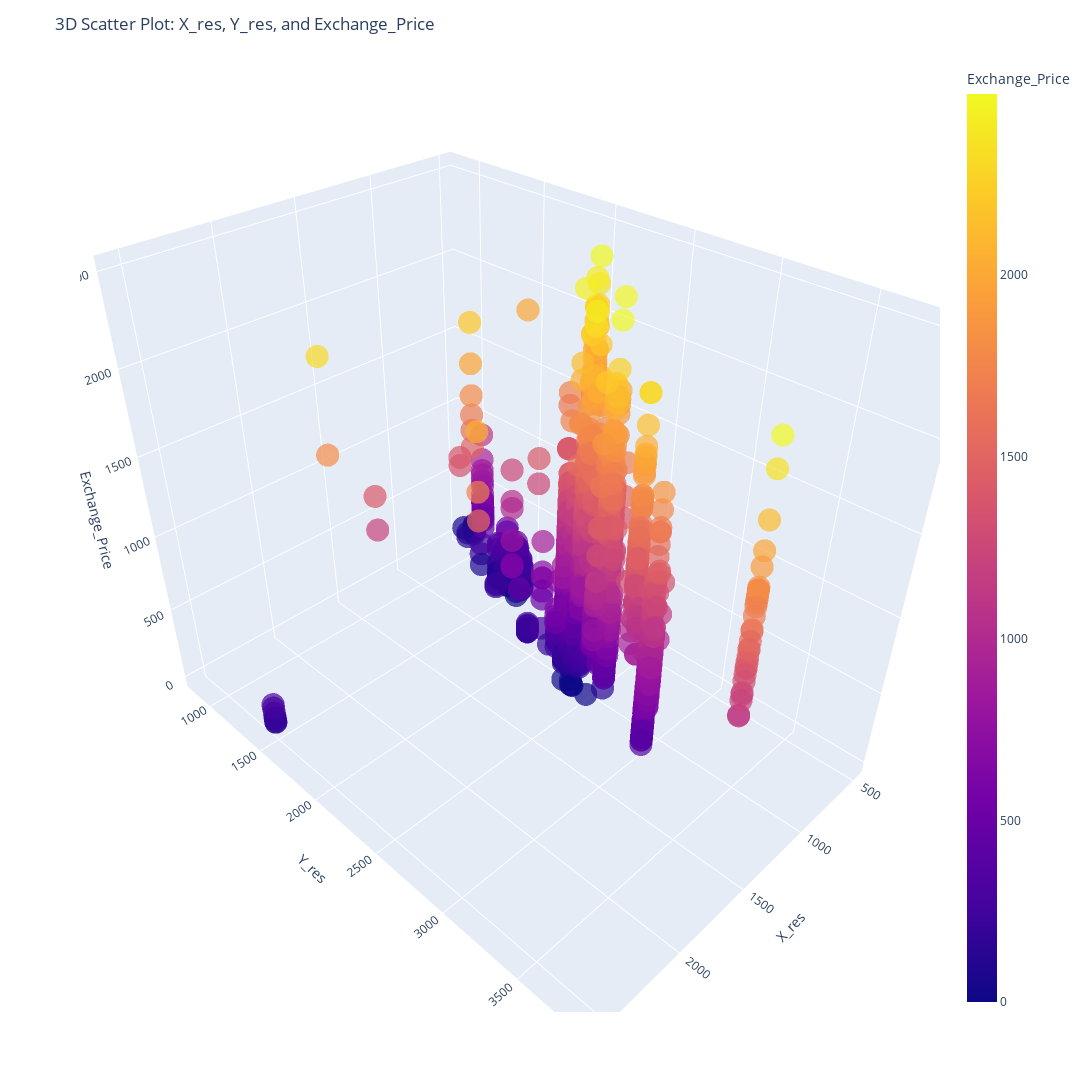

Source (notebook cell):
### Code cell
df[['X_res', 'Y_res']] = df['Resolution'].str.split('x', expand=True)
df['X_res'] = pd.to_numeric(df['X_res'])
df['Y_res'] = pd.to_numeric(df['Y_res'])

# Sort the DataFrame by 'X_res' and 'Y_res'
df_sorted = df.sort_values(['X_res', 'Y_res'])

fig = px.scatter_3d(df_sorted, x='X_res', y='Y_res', z='Exchange_Price', color='Exchange_Price', opacity=0.7, size_max=10)

fig.update_layout(scene=dict(xaxis_title='X_res', yaxis_title='Y_res', zaxis_title='Exchange_Price'),
                  title='3D Scatter Plot: X_res, Y_res, and Exchange_Price', width=1200, height=1200)

fig.show()

### Figure 1 — Plotly figure (JSON) as saved in the notebook; plotly's stock layout.template omitted (floating-point values rounded to 4 significant figures; data arrays with more than 128 entries replaced by an {"elided": "..."} marker saying what was removed)
{"data": [{"hovertemplate": "X_res=%{x}<br>Y_res=%{y}<br>Exchange_Price=%{marker.color}<extra></extra>", "legendgroup": "", "marker": {"color": {"elided": "3866 float values"}, "coloraxis": "coloraxis", "opacity": 0.7, "symbol": "circle"}, "mode": "markers", "name": "", "scene": "scene", "showlegend": false, "type": "scatter3d", "x": {"elided": "3866 int values"}, "y": {"elided": "3866 int values"}, "z": {"elided": "3866 float values"}}], "layout": {"coloraxis": {"colorbar": {"title": {"text": "Exchange_Price"}}, "colorscale": [[0, "#0d0887"], [0.1111, "#46039f"], [0.2222, "#7201a8"], [0.3333, "#9c179e"], [0.4444, "#bd3786"], [0.5556, "#d8576b"], [0.6667, "#ed7953"], [0.7778, "#fb9f3a"], [0.8889, "#fdca26"], [1, "#f0f921"]]}, "height": 1200, "legend": {"tracegroupgap": 0}, "margin": {"t": 60}, "scene": {"domain": {"x": [0, 1], "y": [0, 1]}, "xaxis": {"title": {"text": "X_res"}}, "yaxis": {"title": {"text": "Y_res"}}, "zaxis": {"title": {"text": "Exchange_Price"}}}, "title": {"text": "3D Scatter Plot: X_res, Y_res, and Exchange_Price"}, "width": 1200}}
